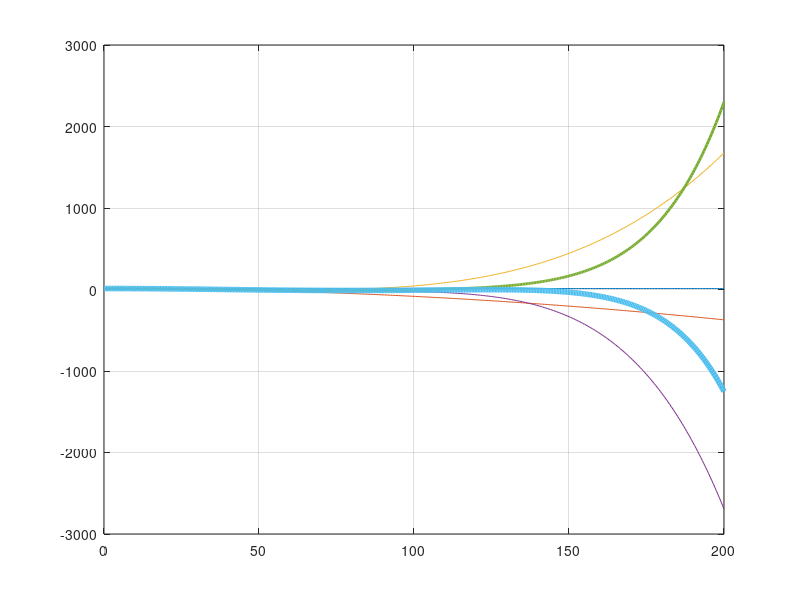

Source code (MATLAB): (Note: this script raises an error after producing the figure.)
% Grady Sullivan
% 11/17/19
% ECE 202 Fall 2019, MATLAB Project 1
% Power series expansion of Acos(wt)

clf
clear
format shortG

tmin = 0; tmax = .2; % variables for time to make more robust
t = linspace (tmin, tmax, 401); % array for 't' values
tms = t * 1000; % time array in ms (for graphing)
n = 0:2:10; % creates array of n values (min, increment, max); becomes [0, 2, 4, 6, 8, 10]

an = 12 * 40 .^(n) .* (-1) .^(n/2) ./ factorial(n); % creates array of first six coefficients

coef = transpose([n   % table of n values 
                 an])

f1 = an(1) * t.^n(1); % 1st even term 
f2 = f1 + an(2) * t.^n(2); % 2nd even term 
f3 = f2 + an(3) * t.^n(3); % 3rd even term
f4 = f3 + an(4) * t.^n(4); % 4th even term
f5 = f4 + an(5) * t.^n(5); % 5th even term
f6 = f5 + an(6) * t.^n(6); % 6th even term


plot(tms, f1, tms, f2, tms, f3, tms, f4, tms, f5, 'LineWidth', 2) % plots first 6 non-zero terms of power series
hold on
plot(tms, f6, 'LineWidth', 4) % last function made with thicker line
grid on

ax = gca;
ax.FontSize = 16; % change font size

xlabel('time t (ms)', 'FontSize', 20) % creates x label
ylabel('f(t)', 'FontSize', 20) % creates y label
title({'ECE 202 - Project 1 (Phase 2): Power Series Expansion of f(t)=12cos(40t)','First 6 Non-Zero Terms of Power Series Expansion'}, 'FontSize', 24) % creates title
axis([-inf inf -15 15]) % changes y limits to -15 to 15

leg = "up to n = " + n; % string for legend

legend(leg, 'Location', 'eastoutside', 'FontSize', 16)


